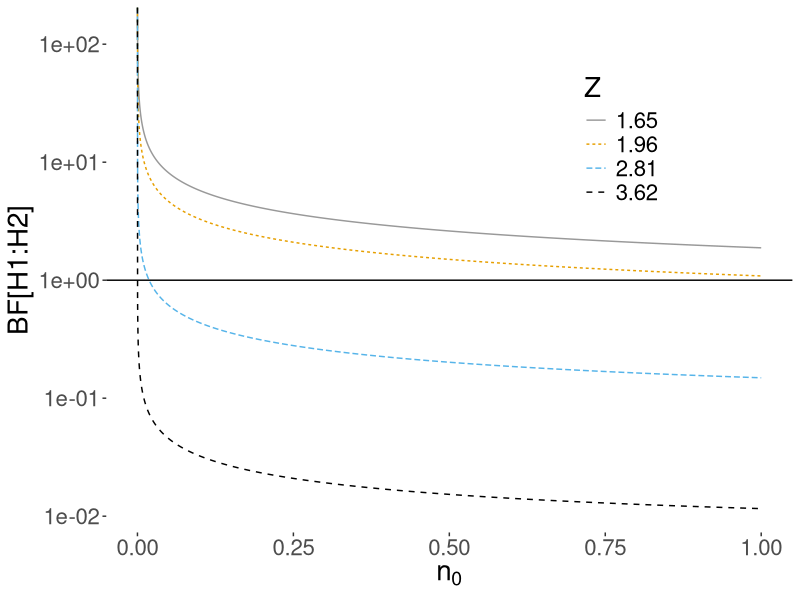
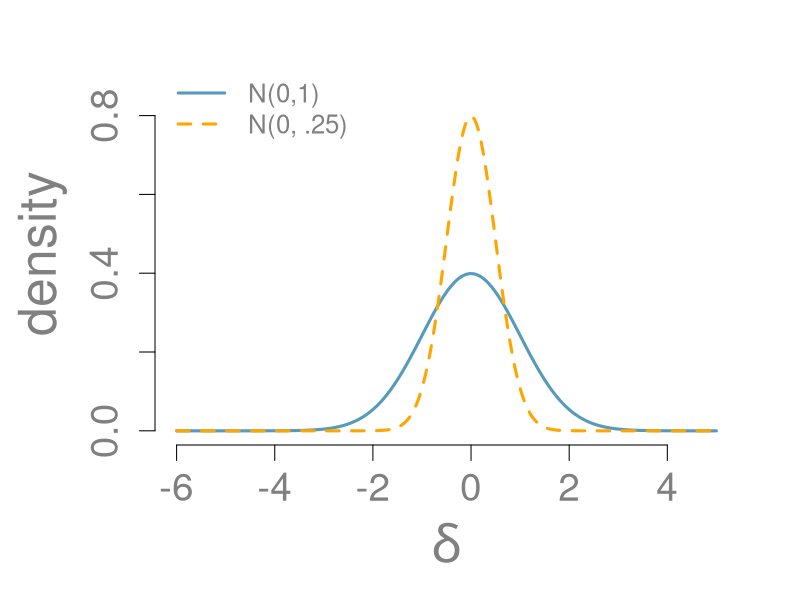
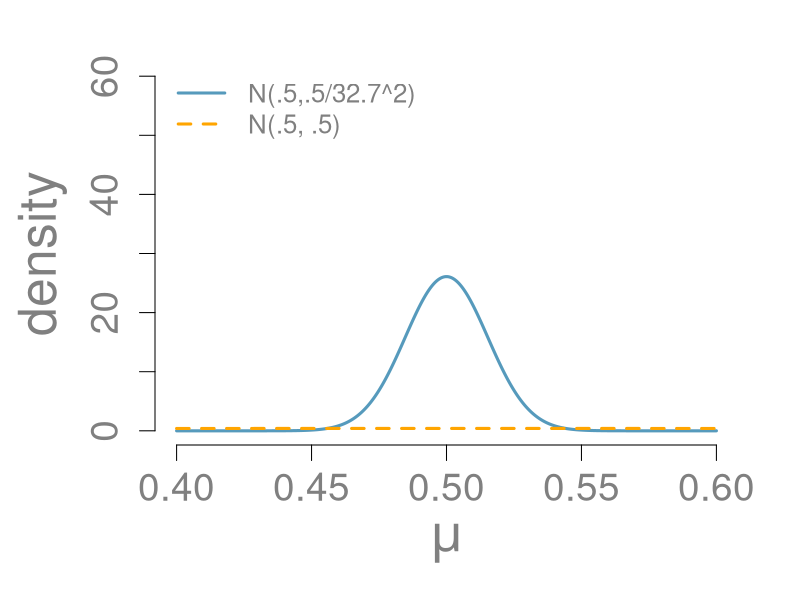

Source code (R) for these figures, in order:
## ---- chunk 1
library(ggplot2)
## ---- chunk 2
cbPalette <- c("#999999", "#E69F00", "#56B4E9", "#000000", "#009E73", "#0072B2", "#D55E00", "#CC79A7")

bf12 = function(n, Z, n0=1) {
  exp(.5*(log(n + n0) - log(n0) - n*Z^2/(n + n0)))
}

postprob = function(x){
  1/(1 + 1/x)
}

bf12_Cauchy = function(n, Z, r=1) {
  int = integrate(
    f = function(x, n, z) {
      dgamma(x, shape=.5, rate=r^2/2)/bf12(n,z,x)
    },
    lower=0, upper=Inf, n=n, z=Z
  )
  return(1/int$value)
}

bf12_point = function(ybar, m_1, m_2, n=100, sigma=1) {
  exp(dnorm(ybar, m_1, sigma/sqrt(n), log=T) -
      dnorm(ybar, m_2, sigma/sqrt(n), log=T))
}
## ---- chunk 3
myblue = rgb(86,155,189, name="myblue", max=256)
mydarkgrey = rgb(.5,.5,.5, name="mydarkgrey", max=1)
Z = c(1.65, 1.96, 2.81, 3.62 )
nsim = 5000
n0  = seq(0, 1, length=nsim)
#n0 = 1
n  = c(25, 50,100, 10000)

bf.C = c(bf12_Cauchy(n[1], Z[1]), bf12_Cauchy(n[2], Z[2]),
         bf12_Cauchy(n[1], Z[3]),bf12_Cauchy(n[2], Z[4]))
df = data.frame(Z = rep(as.character(Z), rep(nsim, 4)),
                bf = c(bf12(n[2],Z[1], n0), bf12(n[2],Z[2], n0),
                       bf12(n[2],Z[3], n0), bf12(n[2],Z[4], n0)),
                bf.C = rep(bf.C, rep(nsim, 4)),
                n0 =c(n0, n0, n0, n0))
bfplot = ggplot(df, aes(x=n0, y=bf, group=Z, colour=Z, linetype=Z)) +
              scale_colour_manual(values=cbPalette) +
              geom_line() + geom_abline(slope=0, intercept=0) + scale_y_log10() +
              xlab(expression(n[0])) + ylab("BF[H1:H2]") +
               theme(panel.background = element_rect(fill = "transparent", colour = NA),
                 legend.key = element_rect(colour = "transparent", fill = NA),
                  plot.background = element_rect(fill = "transparent", colour = NA)) +
                     theme(legend.position=c(.75, .75)) +
  theme(text = element_text(size=20))

#legend(30, .95, legend=paste("Z = ", as.character(Z), "p-value = ",
#                             as.character(round(2*pnorm(-Z),4))),
#                             lty=1:4, lwd=rep(3,4),
#                             col=rep(myblue,4))
#legend(.6, 7 , col=c(myblue, "darkgrey"), lwd=rep(2,2),  lty=c(1,2),
#       legend=c("male", "prior"))

bfplot
## ---- chunk 4
x = seq(-6,5, length=1000)
par(cex=1.55, cex.axis=1.5, cex.lab=2, mar=c(5, 5, 2, 2), col.lab=mydarkgrey, col.axis=mydarkgrey, col=mydarkgrey)
plot(x, dnorm(x) , type="l", lwd=3, ylab="density", xlab=expression(delta), col=myblue, ylim=c(0, .9), bty="n")
#lines(x, dt(x, df=1), lwd=3, col="orange")
lines(x, dnorm(x, sd=.5), lwd=3,  lty = 2, col="orange")
#lines(x, dt(x/.5, df=1)/.5, lwd=3,   lty=2, col="orange")
legend(x="topleft", legend=c("N(0,1)", "N(0, .25)"),
       col=c(myblue, "orange"),
       lty=c(1,2), lwd=3, bty="n")
## ---- chunk 5
n = 104490000
y = 52263471
ybar = y/n
var = ybar*(1-ybar)
sigma = sqrt(var)
effect = .03
n0.5 = round(1.96*sigma/effect,1)
n0 = n0.5^2
Zobs = (ybar - .5)/sqrt(var/n)
pval = 2*pnorm(-abs(Zobs))
bfI = bf12(n, Zobs, n0.5^2)
bfUI = bf12(n, Zobs, 1)
#pp = postprob(bf)
## ---- chunk 6
x = seq(-.1,.1, length=1000) + .5
par(cex=1.55, cex.axis=1.5, cex.lab=2, mar=c(5, 5, 2, 2), col.lab=mydarkgrey, col.axis=mydarkgrey, col=mydarkgrey)
plot(x, dnorm(x, .5, .5/n0.5) , type="l", lwd=3, ylab="density", xlab=expression(mu), col=myblue, bty="n", ylim=c(0,60))
#lines(x, dt(x, df=1), lwd=3, col="orange")
lines(x, dnorm(x,0.5, sd=1), lwd=3,  lty = 2, col="orange")
#lines(x, dt(x/.5, df=1)/.5, lwd=3,   lty=2, col="orange")
legend(x="topleft", legend=c(paste0("N(.5,.5/",n0.5,"^2)"), "N(.5, .5)"),
       col=c(myblue, "orange"),
       lty=c(1,2), lwd=3, bty="n")
